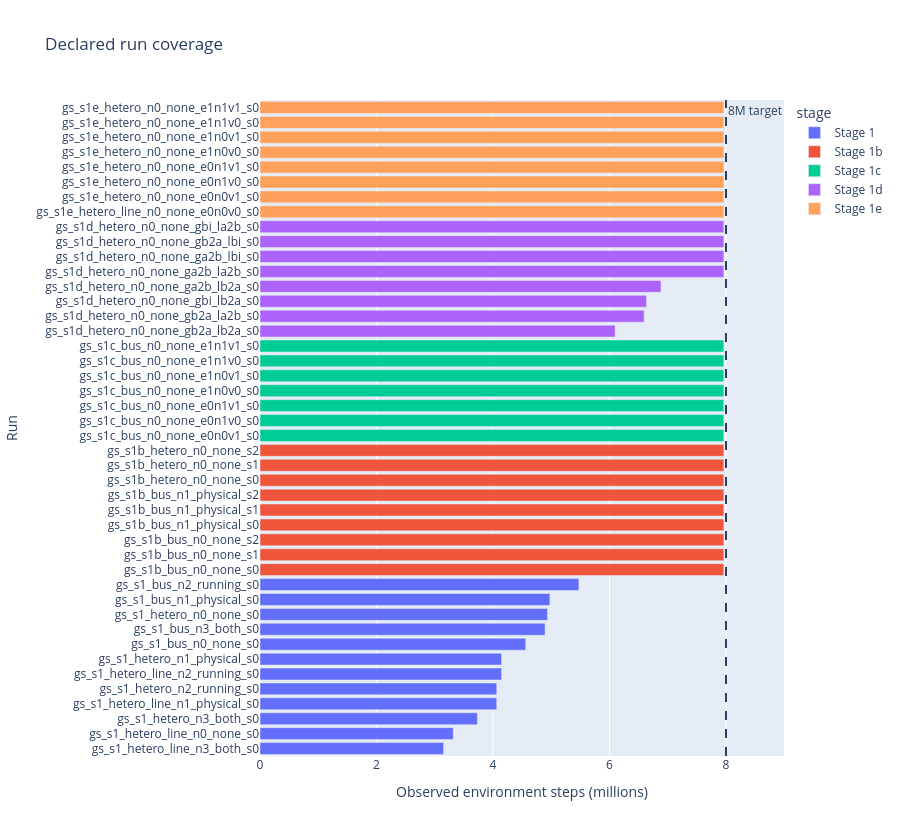

The notebook cell saved with this chart:
### Markdown cell above
## Coverage and equivalent-run deduplication

Some stages intentionally repeat a configuration and seed. For
aggregation, the notebook keeps the repeat with the greatest
observed step count. This prevents the same nominal seed from being
counted twice. Set `DEDUPE_EQUIVALENT_SEED_RUNS = False` to inspect
every repeat separately.

### Code cell
if history_df.empty:
    observed_progress = pd.DataFrame(columns=["run_name", "observed_steps"])
else:
    observed_progress = (
        history_df.groupby("run_name", as_index=False)["step"]
        .max()
        .rename(columns={"step": "observed_steps"})
    )

coverage = config_catalog.merge(
    observed_progress, on="run_name", how="left"
)
coverage["observed_steps_m"] = coverage["observed_steps"] / 1_000_000
coverage["completion_pct"] = (
    100 * coverage["observed_steps"] / coverage["configured_steps"]
)
coverage["has_history"] = coverage["observed_steps"].notna()

available_catalog = coverage[coverage["has_history"]].copy()
if DEDUPE_EQUIVALENT_SEED_RUNS:
    analysis_catalog = (
        available_catalog.sort_values(
            ["factor_key", "seed", "observed_steps", "stage_rank"],
            ascending=[True, True, False, False],
        )
        .drop_duplicates(["factor_key", "seed"], keep="first")
        .copy()
    )
else:
    analysis_catalog = available_catalog.copy()

selected_names = set(analysis_catalog["run_name"])
coverage["selected_for_aggregation"] = coverage["run_name"].isin(
    selected_names
)
display(
    coverage.sort_values(["stage_rank", "run_name"])[
        [
            "stage",
            "run_name",
            "observed_steps_m",
            "completion_pct",
            "selected_for_aggregation",
        ]
    ]
    .round(2)
)

progress_plot = px.bar(
    coverage.sort_values(["stage_rank", "observed_steps_m"]),
    x="observed_steps_m",
    y="run_name",
    color="stage",
    orientation="h",
    hover_data=["graph_type", "normalization", "structure", "seed"],
    title="Declared run coverage",
    labels={
        "observed_steps_m": "Observed environment steps (millions)",
        "run_name": "Run",
    },
    height=max(600, 19 * len(coverage)),
)
progress_plot.add_vline(
    x=TARGET_BUDGET_STEPS / 1_000_000,
    line_dash="dash",
    annotation_text="8M target",
)
progress_plot.show()

### Figure 1 — Plotly figure (JSON) as saved in the notebook; plotly's stock layout.template omitted (floating-point values rounded to 4 significant figures)
{"data": [{"customdata": [["heterogeneous_line", "n3_both", "e0n0v0", 0], ["heterogeneous_line", "n0_none", "e0n0v0", 0], ["heterogeneous", "n3_both", "e0n0v0", 0], ["heterogeneous_line", "n1_physical", "e0n0v0", 0], ["heterogeneous", "n2_running", "e0n0v0", 0], ["heterogeneous_line", "n2_running", "e0n0v0", 0], ["heterogeneous", "n1_physical", "e0n0v0", 0], ["bus", "n0_none", "e0n0v0", 0], ["bus", "n3_both", "e0n0v0", 0], ["heterogeneous", "n0_none", "e0n0v0", 0], ["bus", "n1_physical", "e0n0v0", 0], ["bus", "n2_running", "e0n0v0", 0]], "hovertemplate": "stage=Stage 1<br>Observed environment steps (millions)=%{x}<br>Run=%{y}<br>graph_type=%{customdata[0]}<br>normalization=%{customdata[1]}<br>structure=%{customdata[2]}<br>seed=%{customdata[3]}<extra></extra>", "legendgroup": "Stage 1", "marker": {"color": "#636efa", "pattern": {"shape": ""}}, "name": "Stage 1", "orientation": "h", "showlegend": true, "textposition": "auto", "type": "bar", "x": [3.152, 3.318, 3.732, 4.064, 4.064, 4.147, 4.147, 4.562, 4.894, 4.935, 4.977, 5.474], "xaxis": "x", "y": ["gs_s1_hetero_line_n3_both_s0", "gs_s1_hetero_line_n0_none_s0", "gs_s1_hetero_n3_both_s0", "gs_s1_hetero_line_n1_physical_s0", "gs_s1_hetero_n2_running_s0", "gs_s1_hetero_line_n2_running_s0", "gs_s1_hetero_n1_physical_s0", "gs_s1_bus_n0_none_s0", "gs_s1_bus_n3_both_s0", "gs_s1_hetero_n0_none_s0", "gs_s1_bus_n1_physical_s0", "gs_s1_bus_n2_running_s0"], "yaxis": "y"}, {"customdata": [["bus", "n0_none", "e0n0v0", 0], ["bus", "n0_none", "e0n0v0", 1], ["bus", "n0_none", "e0n0v0", 2], ["bus", "n1_physical", "e0n0v0", 0], ["bus", "n1_physical", "e0n0v0", 1], ["bus", "n1_physical", "e0n0v0", 2], ["heterogeneous", "n0_none", "e0n0v0", 0], ["heterogeneous", "n0_none", "e0n0v0", 1], ["heterogeneous", "n0_none", "e0n0v0", 2]], "hovertemplate": "stage=Stage 1b<br>Observed environment steps (millions)=%{x}<br>Run=%{y}<br>graph_type=%{customdata[0]}<br>normalization=%{customdata[1]}<br>structure=%{customdata[2]}<br>seed=%{customdata[3]}<extra></extra>", "legendgroup": "Stage 1b", "marker": {"color": "#EF553B", "pattern": {"shape": ""}}, "name": "Stage 1b", "orientation": "h", "showlegend": true, "textposition": "auto", "type": "bar", "x": [7.963, 7.963, 7.963, 7.963, 7.963, 7.963, 7.963, 7.963, 7.963], "xaxis": "x", "y": ["gs_s1b_bus_n0_none_s0", "gs_s1b_bus_n0_none_s1", "gs_s1b_bus_n0_none_s2", "gs_s1b_bus_n1_physical_s0", "gs_s1b_bus_n1_physical_s1", "gs_s1b_bus_n1_physical_s2", "gs_s1b_hetero_n0_none_s0", "gs_s1b_hetero_n0_none_s1", "gs_s1b_hetero_n0_none_s2"], "yaxis": "y"}, {"customdata": [["bus", "n0_none", "e0n0v1", 0], ["bus", "n0_none", "e0n1v0", 0], ["bus", "n0_none", "e0n1v1", 0], ["bus", "n0_none", "e1n0v0", 0], ["bus", "n0_none", "e1n0v1", 0], ["bus", "n0_none", "e1n1v0", 0], ["bus", "n0_none", "e1n1v1", 0]], "hovertemplate": "stage=Stage 1c<br>Observed environment steps (millions)=%{x}<br>Run=%{y}<br>graph_type=%{customdata[0]}<br>normalization=%{customdata[1]}<br>structure=%{customdata[2]}<br>seed=%{customdata[3]}<extra></extra>", "legendgroup": "Stage 1c", "marker": {"color": "#00cc96", "pattern": {"shape": ""}}, "name": "Stage 1c", "orientation": "h", "showlegend": true, "textposition": "auto", "type": "bar", "x": [7.963, 7.963, 7.963, 7.963, 7.963, 7.963, 7.963], "xaxis": "x", "y": ["gs_s1c_bus_n0_none_e0n0v1_s0", "gs_s1c_bus_n0_none_e0n1v0_s0", "gs_s1c_bus_n0_none_e0n1v1_s0", "gs_s1c_bus_n0_none_e1n0v0_s0", "gs_s1c_bus_n0_none_e1n0v1_s0", "gs_s1c_bus_n0_none_e1n1v0_s0", "gs_s1c_bus_n0_none_e1n1v1_s0"], "yaxis": "y"}, {"customdata": [["heterogeneous", "n0_none", "e0n0v0", 0], ["heterogeneous", "n0_none", "e0n0v0", 0], ["heterogeneous", "n0_none", "e0n0v0", 0], ["heterogeneous", "n0_none", "e0n0v0", 0], ["heterogeneous", "n0_none", "e0n0v0", 0], ["heterogeneous", "n0_none", "e0n0v0", 0], ["heterogeneous", "n0_none", "e0n0v0", 0], ["heterogeneous", "n0_none", "e0n0v0", 0]], "hovertemplate": "stage=Stage 1d<br>Observed environment steps (millions)=%{x}<br>Run=%{y}<br>graph_type=%{customdata[0]}<br>normalization=%{customdata[1]}<br>structure=%{customdata[2]}<br>seed=%{customdata[3]}<extra></extra>", "legendgroup": "Stage 1d", "marker": {"color": "#ab63fa", "pattern": {"shape": ""}}, "name": "Stage 1d", "orientation": "h", "showlegend": true, "textposition": "auto", "type": "bar", "x": [6.096, 6.594, 6.636, 6.884, 7.963, 7.963, 7.963, 7.963], "xaxis": "x", "y": ["gs_s1d_hetero_n0_none_gb2a_lb2a_s0", "gs_s1d_hetero_n0_none_gb2a_la2b_s0", "gs_s1d_hetero_n0_none_gbi_lb2a_s0", "gs_s1d_hetero_n0_none_ga2b_lb2a_s0", "gs_s1d_hetero_n0_none_ga2b_la2b_s0", "gs_s1d_hetero_n0_none_ga2b_lbi_s0", "gs_s1d_hetero_n0_none_gb2a_lbi_s0", "gs_s1d_hetero_n0_none_gbi_la2b_s0"], "yaxis": "y"}, {"customdata": [["heterogeneous_line", "n0_none", "e0n0v0", 0], ["heterogeneous", "n0_none", "e0n0v1", 0], ["heterogeneous", "n0_none", "e0n1v0", 0], ["heterogeneous", "n0_none", "e0n1v1", 0], ["heterogeneous", "n0_none", "e1n0v0", 0], ["heterogeneous", "n0_none", "e1n0v1", 0], ["heterogeneous", "n0_none", "e1n1v0", 0], ["heterogeneous", "n0_none", "e1n1v1", 0]], "hovertemplate": "stage=Stage 1e<br>Observed environment steps (millions)=%{x}<br>Run=%{y}<br>graph_type=%{customdata[0]}<br>normalization=%{customdata[1]}<br>structure=%{customdata[2]}<br>seed=%{customdata[3]}<extra></extra>", "legendgroup": "Stage 1e", "marker": {"color": "#FFA15A", "pattern": {"shape": ""}}, "name": "Stage 1e", "orientation": "h", "showlegend": true, "textposition": "auto", "type": "bar", "x": [7.963, 7.963, 7.963, 7.963, 7.963, 7.963, 7.963, 7.963], "xaxis": "x", "y": ["gs_s1e_hetero_line_n0_none_e0n0v0_s0", "gs_s1e_hetero_n0_none_e0n0v1_s0", "gs_s1e_hetero_n0_none_e0n1v0_s0", "gs_s1e_hetero_n0_none_e0n1v1_s0", "gs_s1e_hetero_n0_none_e1n0v0_s0", "gs_s1e_hetero_n0_none_e1n0v1_s0", "gs_s1e_hetero_n0_none_e1n1v0_s0", "gs_s1e_hetero_n0_none_e1n1v1_s0"], "yaxis": "y"}], "layout": {"annotations": [{"showarrow": false, "text": "8M target", "x": 8, "xanchor": "left", "xref": "x", "y": 1, "yanchor": "top", "yref": "y domain"}], "barmode": "relative", "height": 836, "legend": {"title": {"text": "stage"}, "tracegroupgap": 0}, "shapes": [{"line": {"dash": "dash"}, "type": "line", "x0": 8, "x1": 8, "xref": "x", "y0": 0, "y1": 1, "yref": "y domain"}], "title": {"text": "Declared run coverage"}, "xaxis": {"anchor": "y", "domain": [0, 1], "title": {"text": "Observed environment steps (millions)"}}, "yaxis": {"anchor": "x", "domain": [0, 1], "title": {"text": "Run"}}}}
